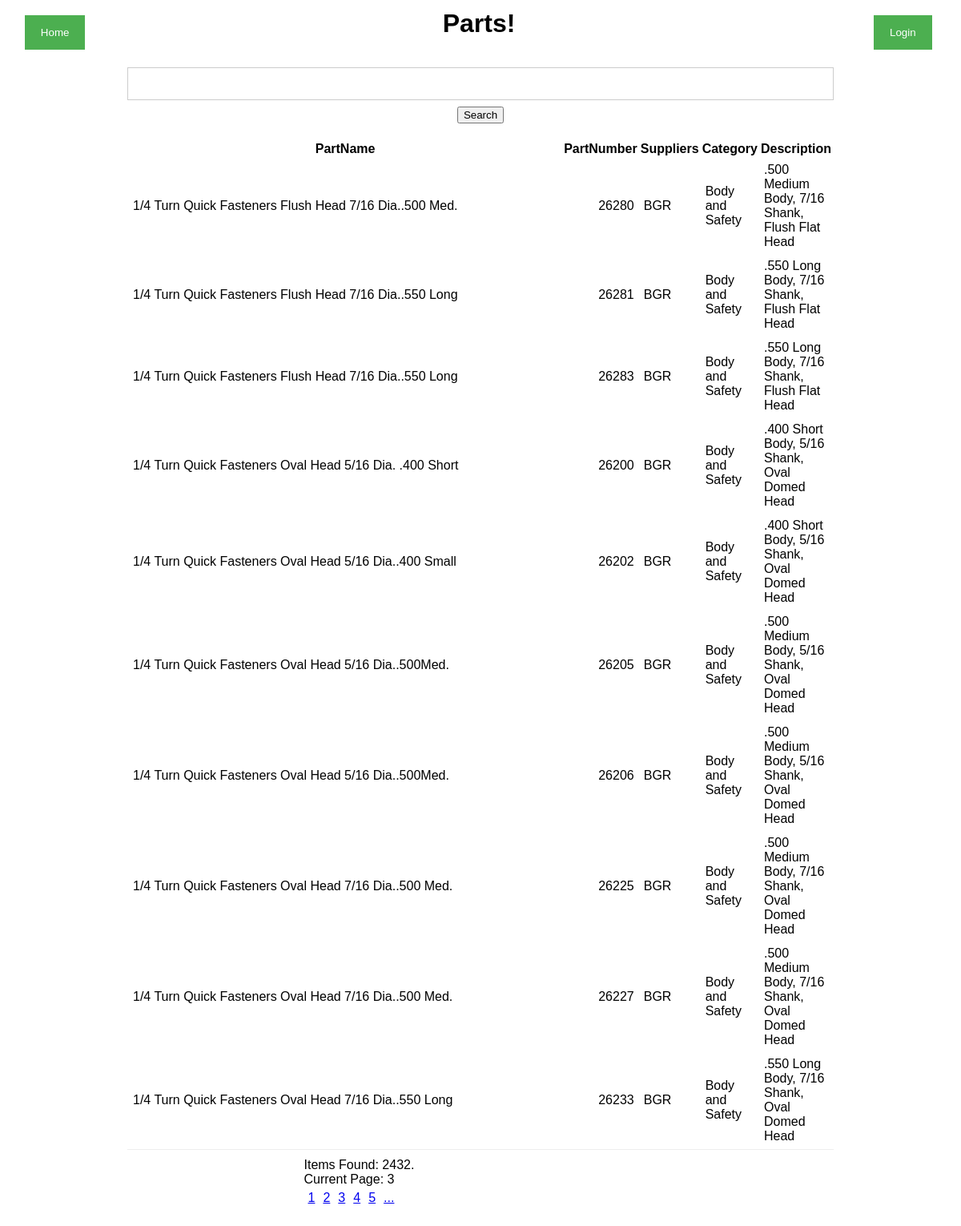
The app's page /index.php?pindex=20&page=3 with its own data.
### tables this page shows
CREATE TABLE IF NOT EXISTS `carparts` (
  `PartID` int(4) DEFAULT NULL,
  `PartName` varchar(65) DEFAULT NULL,
  `PartNumber` varchar(13) DEFAULT NULL,
  `Suppliers` varchar(12) DEFAULT NULL,
  `Category` varchar(26) DEFAULT NULL,
  `Description01` varchar(155) DEFAULT NULL,
  `Description02` varchar(187) DEFAULT NULL,
  `Description03` varchar(154) DEFAULT NULL,
  `Description04` varchar(121) DEFAULT NULL,
  `Description05` varchar(162) DEFAULT NULL,
  `Description06` varchar(104) DEFAULT NULL,
  `Price` varchar(8) DEFAULT NULL,
  `Estimated Shipping Cost` varchar(5) DEFAULT NULL,
  `Associated image filename1` varchar(47) DEFAULT NULL,
  `Associated image filename2` varchar(44) DEFAULT NULL,
  `Associated image filename3` varchar(39) DEFAULT NULL,
  `Associated image filename4` varchar(2) DEFAULT NULL,
  `Notes` varchar(50) DEFAULT NULL,
  `Shipping Weight` varchar(3) DEFAULT NULL
);

### www/index.php (the view, shortened to what this page needs)
<?php
require_once 'assets/lib/header.php';
require_once 'assets/lib/searchbar.php';
$index = 0;
if (isset($_GET["pindex"])){
	$index = (int)filter_input(INPUT_GET, "pindex");
}
if (isset($_GET["search"])) {
	$search_input = (string)filter_input(INPUT_GET, "search");
	if (isset($_SESSION["user_type"])) {
		$user_type = $_SESSION["user_type"];
		if ($user_type == "user"){
			$result = search($search_input, "user", $index);
			print_table($result, "user");
		} else if ($user_type == "admin") {
			$result = search($search_input, "user", $index);
			print_table($result, "admin");
		} else {
			$result = search($search_input, "guest", $index);
			print_table($result, "guest");
		}
	} else {
		$result = search($search_input, "guest", $index);
		print_table($result, "guest");
	}
} else {
	if (isset($_SESSION["user_type"])) {
		$result = search("", $_SESSION["user_type"], $index);
		print_table($result, $_SESSION["user_type"]);
	} else {
		$result = search("", "guest", $index);
		print_table($result, "guest");
	}
}
function search($keyword, $user_type, $index){
    $connection = get_connection();
	$result = array();
	try {
		$stmt = $connection->prepare("call sp_search( ?, ?, ? )");
		$stmt->bind_param("ssi", $keyword, $user_type, $index);
		$stmt->execute();
		$result_arr = $stmt->get_result();
		while($row = $result_arr->fetch_assoc()) {
			$result[] = $row;
		}
		return $result;
	} catch (\mysqli_sql_exception $ex) {
		throw $ex;
	} catch (Exception $e) {
		throw $e;
	}
}
function getSearchCount($keyword){
   $connection = get_connection();
    $count = 0;
    try{
		$stmt = $connection->prepare("call sp_search_item_count( ? )");
		$stmt->bind_param("s", $keyword);
		$stmt->execute();
		$stmt->bind_result($c);
		while($stmt->fetch()) {
			$count = $c;
        }
        return $count;
	} catch (\mysqli_sql_exception $ex) {
		throw $ex;
	} catch (Exception $e) {
		throw $e;
	}
}
function print_table ($query_result, $user_type) {
	echo "<table class='table-filter'>";
	if ($user_type == "user") {
		echo "<tr><th>PartID</th><th>PartName</th><th>PartNumber</th><th>Suppliers</th>"
			."<th>Category</th><th>Description01</th><th>Description02</th><th>Description03</th>"
			."<th>Description04</th><th>Description05</th><th>Description06</th><th>Price</th>"
			."<th>Estimated Shipping Cost</th><th>Associated image filename1</th><th>Associated image filename2</th>"
			."<th>Associated image filename3</th><th>Associated image filename4</th><th>Notes</th>"
			."<th>Shipping Weight</th></tr>";
		foreach ($query_result as $row) {
			echo "<tr>";
			foreach ($row as $column_data) {
				echo "<td>".htmlspecialchars($column_data)."</td>";
			}
			echo "</tr>";
		}
	} else {
		echo "<tr><th>PartName</th><th>PartNumber</th><th>Suppliers</th>"
			."<th>Category</th><th>Description</th></tr>";
		foreach ($query_result as $row) {
			echo "<tr>";
			foreach ($row as $column_data) {
				echo "<td>".htmlspecialchars($column_data)."</td>";
			}
			echo "</tr>";
		}
	}
	echo "</table>";
	print_nav_bar();
}
function print_nav_bar(){
	$search_input = "";
	$page = 1;
	if (isset($_GET["page"])){
		$page = (int)filter_input(INPUT_GET, "page");
	}
	$current_page = $page;
	$row_count = getSearchCount($search_input);
	$MAX_ROWS_PER_PAGE = 10;
	$MAX_INDEXES_PER_PAGE = 5;
	$page_count = (int)($row_count / $MAX_ROWS_PER_PAGE);
	echo "<div class='page_navigator'>";
	echo "Items Found: $row_count.<br/>";
	echo "Current Page: $current_page <br/>";
	echo "<nav>";
	$start_page = 1;
	if ($current_page > 2) {
		$previous_multiple_of_five = intval($current_page);
		while (($previous_multiple_of_five % $MAX_INDEXES_PER_PAGE) != 0) {
			--$previous_multiple_of_five;
		}
		$start_page = intval($previous_multiple_of_five);
		if ($start_page < 1) {
			$start_page = 1;
		}
	}
	$end_page = intval($page_count);
	$next_multiple_of_five = intval($current_page);
	if (($end_page - $curren_page) > 5) {
		while (($next_multiple_of_five % $MAX_INDEXES_PER_PAGE) != 0
				|| $next_multiple_of_five == $current_page) {
			++$next_multiple_of_five;
		}
		if ($current_page <= $page_count) {
			$end_page = intval($next_multiple_of_five);
		}
	}
	$pindex = 0;
	for ($p = $start_page; $p <= $end_page; $p++) {
		$pindex = ($p - 1) * $MAX_ROWS_PER_PAGE;
		if (isset($_GET["search"])){
			$search_input = (string)filter_input(INPUT_GET, "search");
			echo "<a href='index.php?search=$search_input&pindex=$pindex&page=$p' >$p</a>";
		} else {
			echo "<a href='index.php?pindex=$pindex&page=$p' >$p</a>";
		}
	}
	if (($page_count - $current_page) > 5) {
		if (isset($_GET["search"])){
			$search_input = (string)filter_input(INPUT_GET, "search");
			echo "<a href='index.php?search=$search_input&pindex=$pindex&page=".($end_page + 1)."' >...</a>";
		} else {
			echo "<a href='index.php?pindex=$pindex&page=".($end_page + 1)."' >...</a>";
		}
	}
	echo "</nav>";
	echo "</div>";
}
require_once 'assets/lib/footer.php';
?>

### www/assets/lib/header.php (style rules this page uses)
body { font-family: Arial, Helvetica, sans-serif; }
.table-filter { background-color: #fff; border-bottom: 1px solid #eee; }
.table-filter tbody tr td { padding: 5px; vertical-align: middle; border-top-color: #eee; }
.table-filter tr td:first-child { width: 80%; }
.table-filter tr td:nth-child(2) { text-align: right; }
.page_navigator { margin: auto; width: 50%; padding: 10px; }
nav a { display: inline-block; padding: 5px; }

### records on screen
carparts: PartName "1/4 Turn Quick Fasteners Flush Head 7/16 Dia..500 Med.", PartNumber "26280", Suppliers "BGR", Category "Body and Safety", Description01 ".500 Medium Body, 7/16 Shank, Flush Flat Head"
carparts: PartName "1/4 Turn Quick Fasteners Flush Head 7/16 Dia..550 Long", PartNumber "26281", Suppliers "BGR", Category "Body and Safety", Description01 ".550 Long Body, 7/16 Shank, Flush Flat Head"
carparts: PartName "1/4 Turn Quick Fasteners Flush Head 7/16 Dia..550 Long", PartNumber "26283", Suppliers "BGR", Category "Body and Safety", Description01 ".550 Long Body, 7/16 Shank, Flush Flat Head"
carparts: PartName "1/4 Turn Quick Fasteners Oval Head 5/16 Dia. .400 Short", PartNumber "26200", Suppliers "BGR", Category "Body and Safety", Description01 ".400 Short Body, 5/16 Shank, Oval Domed Head"
carparts: PartName "1/4 Turn Quick Fasteners Oval Head 5/16 Dia..400 Small", PartNumber "26202", Suppliers "BGR", Category "Body and Safety", Description01 ".400 Short Body, 5/16 Shank, Oval Domed Head"
carparts: PartName "1/4 Turn Quick Fasteners Oval Head 5/16 Dia..500Med.", PartNumber "26205", Suppliers "BGR", Category "Body and Safety", Description01 ".500 Medium Body, 5/16 Shank, Oval Domed Head"
carparts: PartName "1/4 Turn Quick Fasteners Oval Head 5/16 Dia..500Med.", PartNumber "26206", Suppliers "BGR", Category "Body and Safety", Description01 ".500 Medium Body, 5/16 Shank, Oval Domed Head"
carparts: PartName "1/4 Turn Quick Fasteners Oval Head 7/16 Dia..500 Med.", PartNumber "26225", Suppliers "BGR", Category "Body and Safety", Description01 ".500 Medium Body, 7/16 Shank, Oval Domed Head"
carparts: PartName "1/4 Turn Quick Fasteners Oval Head 7/16 Dia..500 Med.", PartNumber "26227", Suppliers "BGR", Category "Body and Safety", Description01 ".500 Medium Body, 7/16 Shank, Oval Domed Head"
carparts: PartName "1/4 Turn Quick Fasteners Oval Head 7/16 Dia..550 Long", PartNumber "26233", Suppliers "BGR", Category "Body and Safety", Description01 ".550 Long Body, 7/16 Shank, Oval Domed Head"

### other values on screen
$row_count "2432"
$current_page "3"
